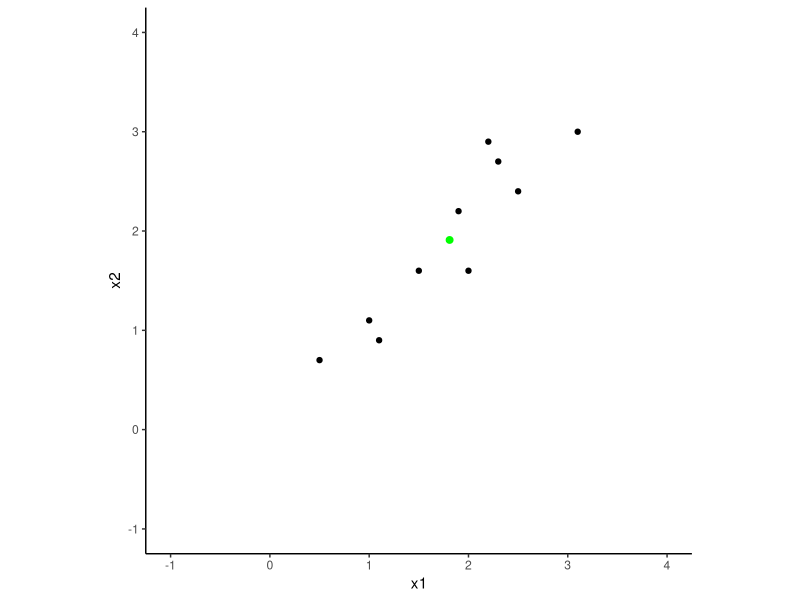
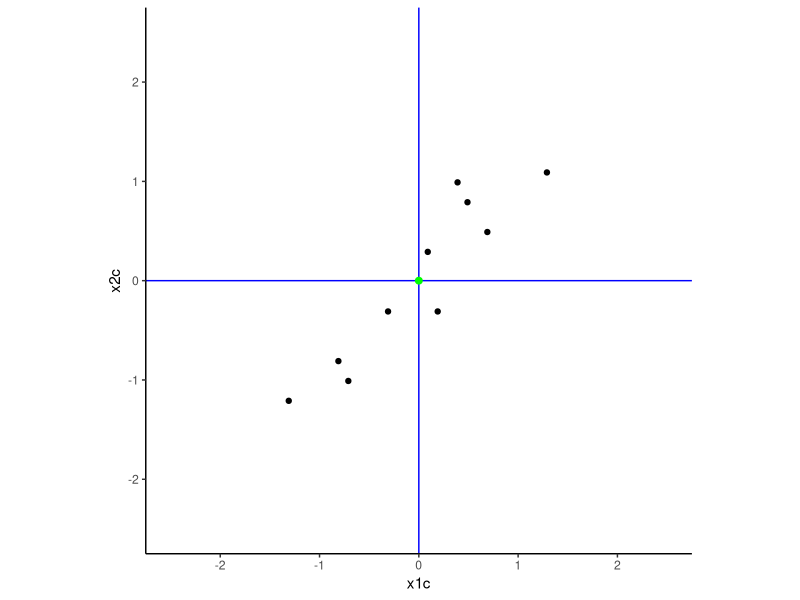
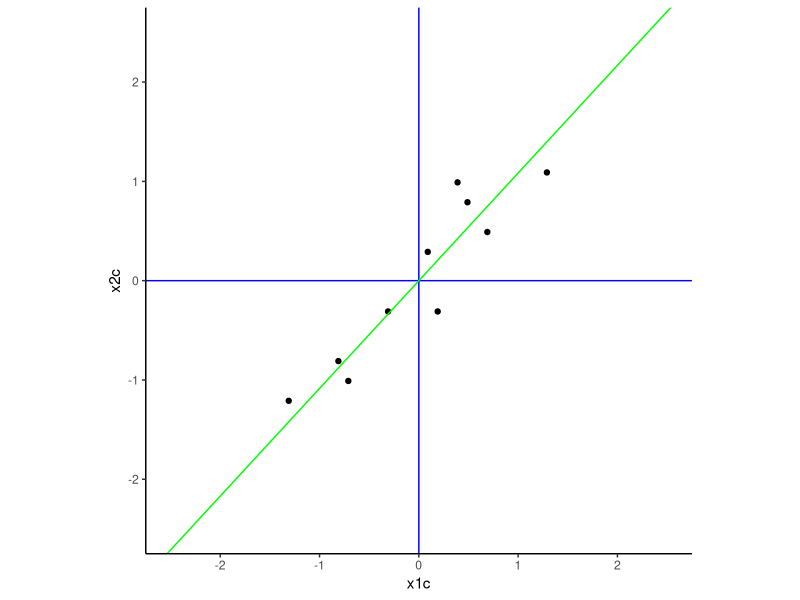
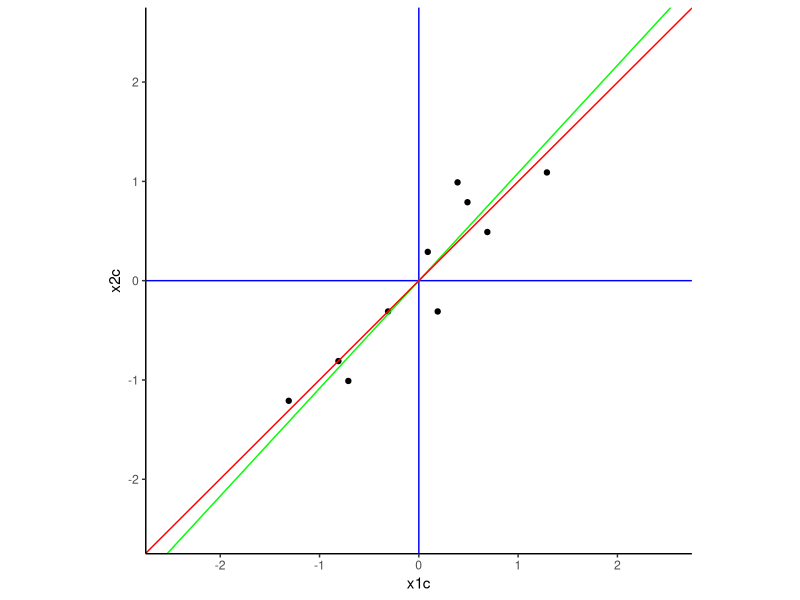
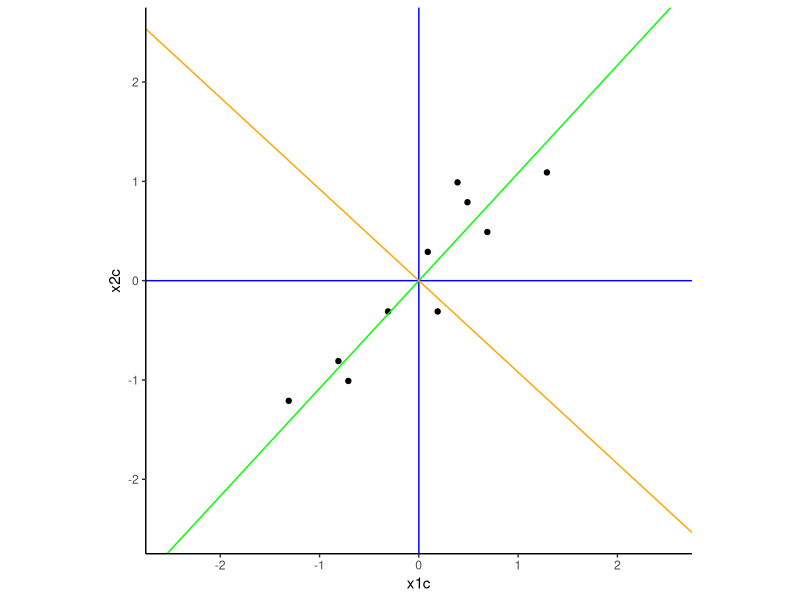
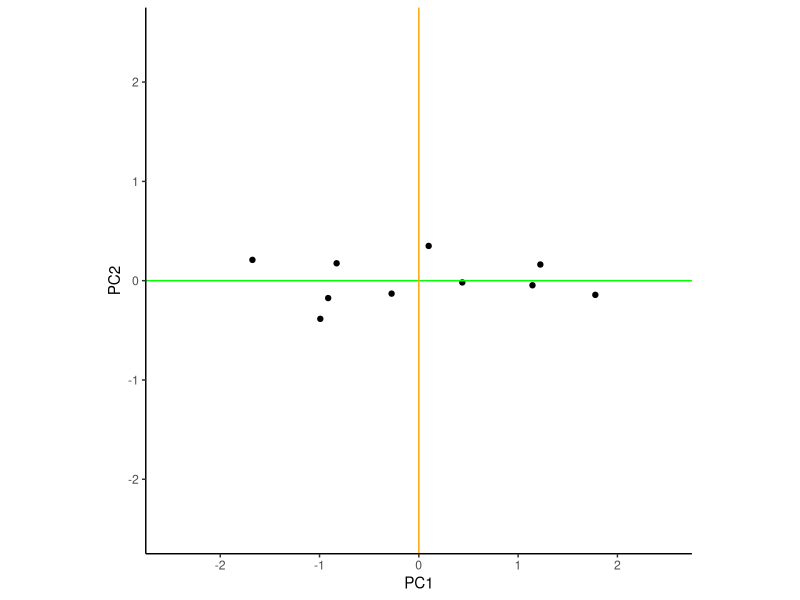
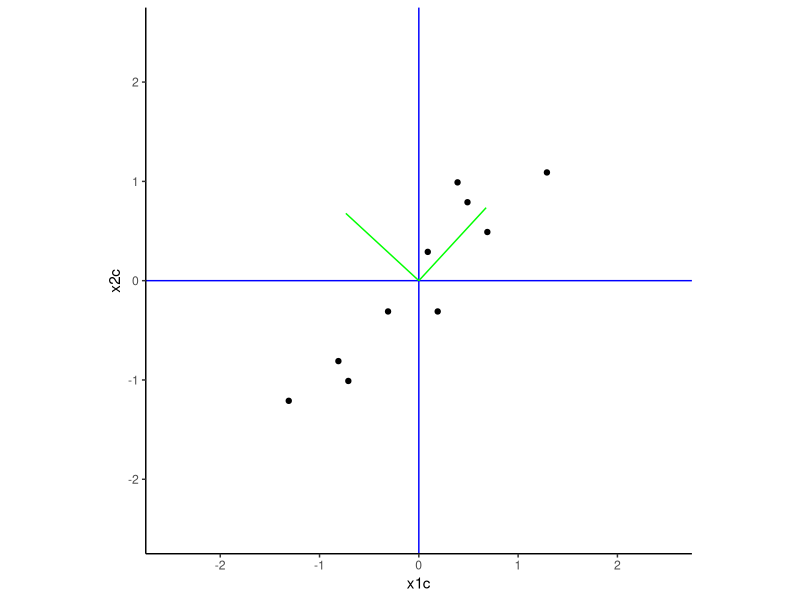

These figures' R source, in order:
## ---- chunk 1
#| message: false
#| warning: false

library(tidyverse)
d <- tibble(x1 = c(2.5, 0.5, 2.2, 1.9, 3.1, 2.3, 2.0, 1.0, 1.5, 1.1),
            x2 = c(2.4, 0.7, 2.9, 2.2, 3.0, 2.7, 1.6, 1.1, 1.6, 0.9))
d |> print()
## ---- chunk 2
theme_set(theme_classic())
d |> ggplot(aes(x = x1, y = x2)) +
  geom_point() +
  geom_point(data = tibble(x1=mean(d$x1), x2 = mean(d$x2)), 
             size = 2, color = "green") +
  xlim(-1,4) +
  ylim(-1,4) +
  coord_fixed()
## ---- chunk 3
d <- d |> 
  mutate(x1c = x1 - mean(x1), x2c = x2 - mean(x2))

plot <- d |> 
  ggplot(aes(x = x1c, y = x2c)) +
    geom_point() +
    geom_hline(yintercept = 0, color = "blue") +
    geom_vline(xintercept = 0, color = "blue") +
    xlim(-2.5, 2.5) +
    ylim(-2.5, 2.5) +
    coord_fixed()

plot + 
  geom_point(data = tibble(x1c=mean(d$x1c), x2c = mean(d$x2c)), 
               size = 2, color = "green")
## ---- chunk 4
#| echo: false

ei <- d |> 
  select(x1c, x2c) |>
  cov() |> 
  eigen(symmetric = TRUE)

plot +
  geom_abline(slope = ei$vectors[2,1]/ei$vectors[1,1], 
              intercept = 0, 
              color = "green")
## ---- chunk 5
#| echo: false

m <- lm(x2c ~ x1c, data = d)

plot +
  geom_abline(slope = ei$vectors[2,1]/ei$vectors[1,1], 
              intercept = 0, 
              color = "green") +
  geom_abline(slope = m$coefficients[2],
              intercept = m$coefficients[1],
              color = "red")
## ---- chunk 6
#| echo: false

plot +
  geom_abline(slope = ei$vectors[2,1]/ei$vectors[1,1], 
              intercept = 0, color = "green") +
  geom_abline(slope = ei$vectors[2,2]/ei$vectors[1,2], 
              intercept = 0, color = "orange") + 
  coord_fixed()
## ---- chunk 7
#| echo: false

pca <- prcomp(d |> select(x1, x2))

pca$x |> ggplot(aes(x = PC1, y = PC2)) +
  geom_point() +
  geom_hline(yintercept = 0, color = "green") +
  geom_vline(xintercept = 0, color = "orange") +
  xlim(-2.5, 2.5) +
  ylim(-2.5, 2.5) +
  coord_fixed() 
## ---- chunk 8
ei <- d |> 
  select(x1c, x2c) |>
  cov() |> 
  eigen(symmetric = TRUE)
## ---- chunk 9
ei$vectors
## ---- chunk 10
plot +
  annotate("segment", x = 0, y = 0, xend = ei$vectors[1,1], yend = ei$vectors[2,1], 
              color = "green") + 
  annotate("segment", x = 0, y = 0, xend = ei$vectors[1,2], yend = ei$vectors[2,2], 
              color = "green")
## ---- chunk 11
ei$values
## ---- chunk 12
var(d$x1)
var(d$x2)
## ---- chunk 13
ei$values[1] + ei$values[2]
var(d$x1) + var(d$x2)
## ---- chunk 14
pca <- prcomp(d |> select(x1, x2))
## ---- chunk 15
ei$vectors

pca$rotation
## ---- chunk 16
pca$sdev

# square for variances
pca$sdev ^2

# compare to eigenvalues
ei$values
## ---- chunk 17
pca$x
## ---- chunk 18
round(cor(pca$x[,1], pca$x[,2]), 5)
